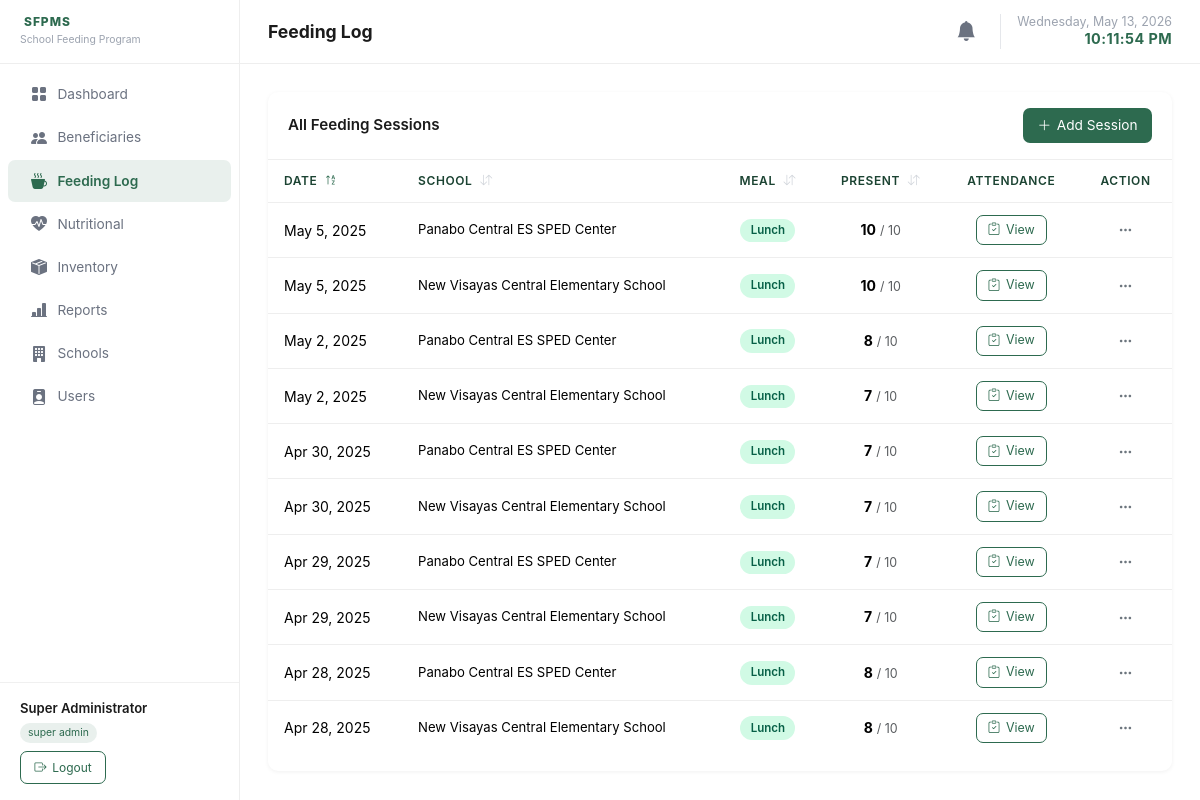
/pages/feeding_log.php (signed in), run on an earlier commit of the app's database.
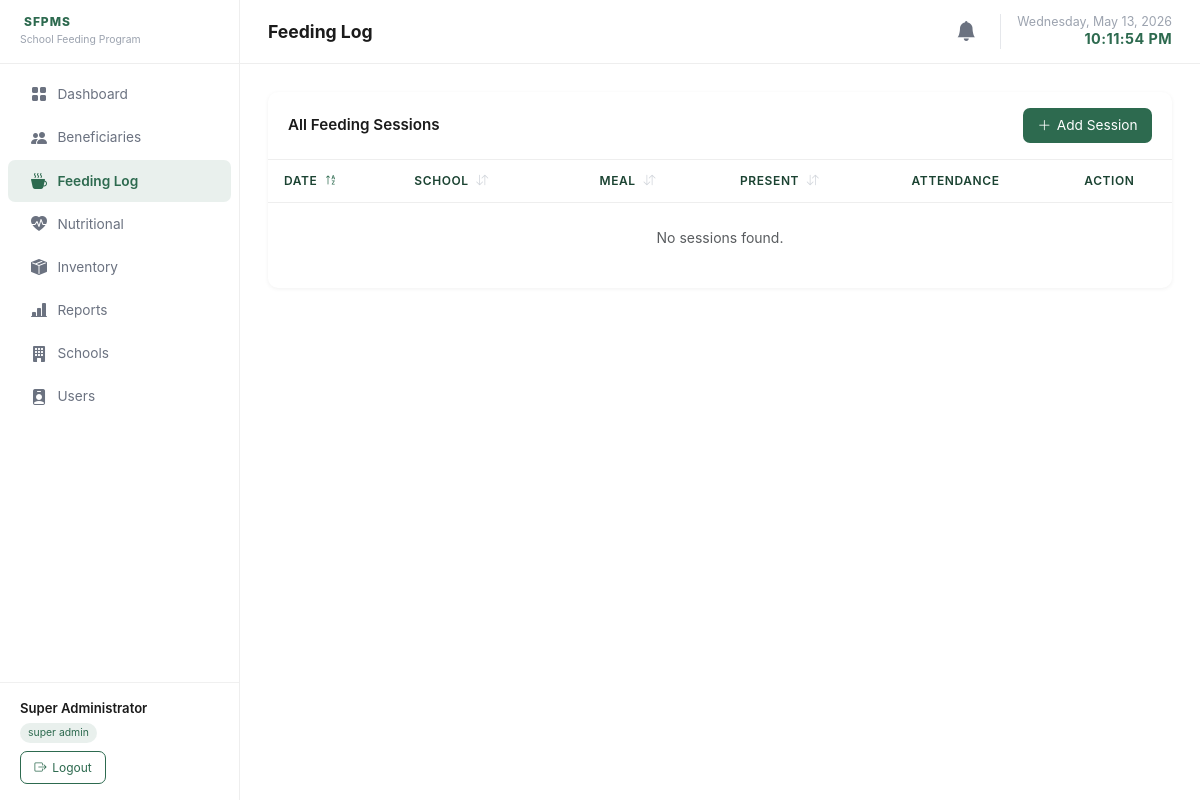
And on a later commit of the database.
### tables this page shows
CREATE TABLE feeding_sessions (
    id          INT UNSIGNED AUTO_INCREMENT PRIMARY KEY,
    school_id   INT UNSIGNED NOT NULL,
    session_date DATE NOT NULL,
    meal_type   ENUM('Breakfast','Lunch','Snack') NOT NULL DEFAULT 'Lunch',
    remarks     TEXT,
    created_by  INT UNSIGNED,
    created_at  TIMESTAMP DEFAULT CURRENT_TIMESTAMP,
    FOREIGN KEY (school_id) REFERENCES schools(id) ON DELETE CASCADE,
    FOREIGN KEY (created_by) REFERENCES users(id) ON DELETE SET NULL
);

CREATE TABLE schools (
    id          INT UNSIGNED AUTO_INCREMENT PRIMARY KEY,
    name        VARCHAR(200) NOT NULL,
    address     VARCHAR(300),
    created_at  TIMESTAMP DEFAULT CURRENT_TIMESTAMP
);

### classes/FeedingLog.php (called while the page is built, shortened)
<?php
class FeedingLog {
    public static function getSessions(
        ?int $schoolId = null,
        int $page = 1,
        int $perPage = 15,
        string $sortBy = 'session_date',
        string $sortDir = 'desc'
    ): array {
        $pdo    = getPDO();
        $where  = $schoolId ? 'WHERE fs.school_id = ?' : '';
        $params = $schoolId ? [$schoolId] : [];
        $offset = ($page - 1) * $perPage;
        $allowedSorts = ['session_date', 'school_name', 'meal_type', 'present_count'];
        $sortBy = in_array($sortBy, $allowedSorts) ? $sortBy : 'session_date';
        $sortDir = strtolower($sortDir) === 'asc' ? 'ASC' : 'DESC';
        $orderBy = $sortBy === 'school_name' ? "s.name {$sortDir}, fs.session_date DESC" : "{$sortBy} {$sortDir}, fs.session_date DESC";
        $sql    = "
            SELECT fs.*, s.name AS school_name,
                   COUNT(fa.id) AS total_enrolled,
                   SUM(fa.present) AS present_count
            FROM feeding_sessions fs
            JOIN schools s ON s.id = fs.school_id
            LEFT JOIN feeding_attendance fa ON fa.session_id = fs.id
            {$where}
            GROUP BY fs.id
            ORDER BY {$orderBy}
            LIMIT " . (int)$perPage . " OFFSET " . (int)$offset . "
        ";
        $stmt = $pdo->prepare($sql);
        $stmt->execute($params);
        return $stmt->fetchAll();
    }
    public static function countSessions(?int $schoolId = null): int {
        $pdo    = getPDO();
        $where  = $schoolId ? 'WHERE school_id = ?' : '';
        $params = $schoolId ? [$schoolId] : [];
        $stmt   = $pdo->prepare("SELECT COUNT(*) FROM feeding_sessions {$where}");
        $stmt->execute($params);
        return (int) $stmt->fetchColumn();
    }
}

### controllers/feeding_log.php (called while the page is built, shortened)
<?php
require_once __DIR__ . '/../classes/FeedingLog.php';
require_once __DIR__ . '/../includes/helpers.php';
$user     = Auth::user();
$isSA     = Auth::isSuperAdmin();
$schoolId = $isSA ? null : (int)$user['school_id'];
$attendanceView = null;
$totalCount = FeedingLog::countSessions($schoolId);
$pag = paginate($totalCount, 15);
$sortBy  = in_array($_GET['sort'] ?? '', ['session_date', 'school_name', 'meal_type', 'present_count']) ? $_GET['sort'] : 'session_date';
$sortDir = ($_GET['dir'] ?? 'desc') === 'asc' ? 'asc' : 'desc';
$sessions  = FeedingLog::getSessions($schoolId, $pag['page'], $pag['perPage'], $sortBy, $sortDir);

### pages/feeding_log.php (the view, shortened to what the changed rows need)
<?php
require_once __DIR__ . '/../controllers/feeding_log.php';
require_once __DIR__ . '/../includes/header.php';
?>
<?php if ($attendanceView): ?>
<div style="margin-bottom:1.25rem;">
  <a href="feeding_log.php" class="btn-outline-custom" style="margin-bottom:1rem;display:inline-flex;">
    <i class="bi bi-arrow-left"></i> Back to Sessions
  </a>
  <div class="table-wrapper">
    <div class="table-header">
      <div>
        <div style="font-weight:700;font-size:1rem;">Attendance Checklist</div>
        <div style="font-size:.8rem;color:#6c757d;margin-top:.2rem;">
          <?= htmlspecialchars($attendanceView['school_name']) ?> &mdash;
          <?= date('F j, Y', strtotime($attendanceView['session_date'])) ?> &mdash;
          <?= htmlspecialchars($attendanceView['meal_type']) ?>
        </div>
      </div>
    </div>
    <form method="post" action="router.php">
      <input type="hidden" name="module" value="attendance">
      <input type="hidden" name="action" value="save_attendance">
      <input type="hidden" name="session_id" value="<?= $attendanceView['id'] ?>">
      <?= csrf_field() ?>
      <div style="padding:.75rem 1rem;">
        <div class="row g-2">
          <?php foreach ($attendance as $pupil): ?>
          <input type="hidden" name="target_ids[]" value="<?= $pupil['beneficiary_id'] ?>">
          <div class="col-12 col-sm-6 col-md-4">
            <label class="d-flex align-items-center gap-2 p-2"
                   style="border:1px solid #eee;border-radius:7px;cursor:pointer;
                          background:<?= $pupil['present'] ? '#f0fdf4' : '#fff' ?>;">
              <input type="checkbox" name="present[]"
                     value="<?= $pupil['beneficiary_id'] ?>"
                     <?= $pupil['present'] ? 'checked' : '' ?>
                     class="form-check-input" style="width:1.1rem;height:1.1rem;">
              <div>
                <div style="font-size:.855rem;font-weight:500;"><?= htmlspecialchars($pupil['full_name']) ?></div>
                <div style="font-size:.72rem;color:#6c757d;"><?= htmlspecialchars($pupil['grade_level']) ?> - <?= htmlspecialchars($pupil['lrn']) ?></div>
              </div>
            </label>
          </div>
          <?php endforeach; ?>
        </div>
      </div>
      <div style="padding:.75rem 1rem 1rem;border-top:1px solid #eee;display:flex;gap:.5rem;">
        <button type="submit" id="btn-save-attendance" class="btn-primary-custom">
          <i class="bi bi-check-circle"></i> Save Attendance
        </button>
        <a href="feeding_log.php" class="btn-outline-custom">Cancel</a>
      </div>
    </form>
  </div>
</div>
<?php else: ?>
<div class="table-wrapper">
  <div class="table-responsive">
    <table class="table" id="sessionsTable">
      <thead>
        <tr>
          <th>
            <a href="<?= sortUrl('session_date', $sortBy, $sortDir) ?>" class="text-decoration-none text-inherit">
              Date <?= sortIcon('session_date', $sortBy, $sortDir) ?>
            </a>
          </th>
          <th>
            <a href="<?= sortUrl('school_name', $sortBy, $sortDir) ?>" class="text-decoration-none text-inherit">
              School <?= sortIcon('school_name', $sortBy, $sortDir) ?>
            </a>
          </th>
          <th class="text-center">
            <a href="<?= sortUrl('meal_type', $sortBy, $sortDir) ?>" class="text-decoration-none text-inherit">
              Meal <?= sortIcon('meal_type', $sortBy, $sortDir) ?>
            </a>
          </th>
          <th class="text-center">
            <a href="<?= sortUrl('present_count', $sortBy, $sortDir) ?>" class="text-decoration-none text-inherit">
              Present <?= sortIcon('present_count', $sortBy, $sortDir) ?>
            </a>
          </th>
          <th class="text-center">Attendance</th>
          <th class="text-center">Action</th>
        </tr>
      </thead>
      <tbody>
        <?php if (empty($sessions)): ?>
        <tr><td colspan="6" class="text-center text-muted py-4">No sessions found.</td></tr>
        <?php else: ?>
        <?php foreach ($sessions as $s): ?>
        <tr>
          <td><?= date('M j, Y', strtotime($s['session_date'])) ?></td>
          <td style="font-size:.82rem;"><?= htmlspecialchars($s['school_name']) ?></td>
          <td class="text-center">
            <span class="status-badge badge-active"><?= htmlspecialchars($s['meal_type']) ?></span>
          </td>
          <td class="text-center">
            <strong><?= (int)$s['present_count'] ?></strong>
            <span class="text-muted" style="font-size:.78rem;">/ <?= (int)$s['total_enrolled'] ?></span>
          </td>
          <td class="text-center">
            <a href="feeding_log.php?session_id=<?= $s['id'] ?>" class="btn-outline-custom" style="font-size:.78rem;padding:.3rem .7rem;">
              <i class="bi bi-clipboard-check"></i> View
            </a>
          </td>
          <td class="text-center">
            <div class="dropdown">
              <button class="btn-dots" data-bs-toggle="dropdown" id="ddSes<?= $s['id'] ?>">
                <i class="bi bi-three-dots"></i>
              </button>
            </div>
          </td>
        </tr>
        <?php endforeach; ?>
        <?php endif; ?>
      </tbody>
    </table>
  </div>
</div>
<?php endif; ?>
<?php require_once __DIR__ . '/../includes/footer.php'; ?>

### includes/header.php (shortened to what the changed rows need)
<?php
require_once __DIR__ . '/../includes/helpers.php';
$current = basename($_SERVER['PHP_SELF'], '.php');
$navItems = [
    'dashboard'    => ['icon' => 'grid-fill',          'label' => 'Dashboard',    'roles' => []],
    'beneficiaries'=> ['icon' => 'people-fill',         'label' => 'Beneficiaries','roles' => []],
    'feeding_log'  => ['icon' => 'cup-hot-fill',        'label' => 'Feeding Log',  'roles' => []],
    'nutritional'  => ['icon' => 'heart-pulse-fill',    'label' => 'Nutritional',  'roles' => []],
    'inventory'    => ['icon' => 'box-seam-fill',       'label' => 'Inventory',    'roles' => ['super_admin', 'school_admin']],
    'reports'      => ['icon' => 'bar-chart-line-fill', 'label' => 'Reports',      'roles' => []],
    'schools'      => ['icon' => 'building-fill',       'label' => 'Schools',      'roles' => ['super_admin']],
    'users'        => ['icon' => 'person-badge-fill',   'label' => 'Users',        'roles' => ['super_admin']],
];
require_once __DIR__ . '/../classes/Notification.php';
?>
<!doctype html>
<html lang="en">
<head>
  <link rel="stylesheet" href="https://cdn.jsdelivr.net/npm/bootstrap@5.3.3/dist/css/bootstrap.min.css">
  <link rel="stylesheet" href="https://cdn.jsdelivr.net/npm/bootstrap-icons@1.11.3/font/bootstrap-icons.min.css">
  <link rel="stylesheet" href="../assets/css/app.css?v=<?= time() ?>">
</head>
<body>
<nav id="sidebar">
  <div class="sidebar-nav">
    <?php foreach ($navItems as $page => $item):
    ?>
    <a href="<?= $page ?>.php"
       class="nav-link-item <?= $current === $page ? 'active' : '' ?>">
      <i class="bi bi-<?= $item['icon'] ?>"></i>
      <?= $item['label'] ?>
    </a>
    <?php endforeach; ?>
  </div>
</nav>
<div id="main-content">
  <div class="page-body">

What changed in the data, as far as the page shows it:
removed feeding_sessions: session_date "May 5, 2025", school.name "Panabo Central ES SPED Center", meal_type "Lunch", present_count "10", total_enrolled "10"
removed feeding_sessions: session_date "May 5, 2025", school.name "New Visayas Central Elementary School", meal_type "Lunch", present_count "10", total_enrolled "10"
removed feeding_sessions: session_date "May 2, 2025", school.name "Panabo Central ES SPED Center", meal_type "Lunch", present_count "8", total_enrolled "10"
removed feeding_sessions: session_date "May 2, 2025", school.name "New Visayas Central Elementary School", meal_type "Lunch", present_count "7", total_enrolled "10"
removed feeding_sessions: session_date "Apr 30, 2025", school.name "Panabo Central ES SPED Center", meal_type "Lunch", present_count "7", total_enrolled "10"
removed feeding_sessions: session_date "Apr 30, 2025", school.name "New Visayas Central Elementary School", meal_type "Lunch", present_count "7", total_enrolled "10"
removed feeding_sessions: session_date "Apr 29, 2025", school.name "Panabo Central ES SPED Center", meal_type "Lunch", present_count "7", total_enrolled "10"
removed feeding_sessions: session_date "Apr 29, 2025", school.name "New Visayas Central Elementary School", meal_type "Lunch", present_count "7", total_enrolled "10"
removed feeding_sessions: session_date "Apr 28, 2025", school.name "Panabo Central ES SPED Center", meal_type "Lunch", present_count "8", total_enrolled "10"
removed feeding_sessions: session_date "Apr 28, 2025", school.name "New Visayas Central Elementary School", meal_type "Lunch", present_count "8", total_enrolled "10"
Also different on the page:
text now shown: "No sessions found."
